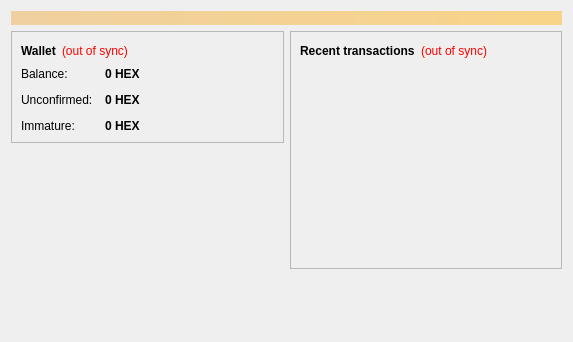
<?xml version="1.0" encoding="UTF-8"?>
<ui version="4.0">
 <class>OverviewPage</class>
 <widget class="QWidget" name="OverviewPage">
  <property name="geometry">
   <rect>
    <x>0</x>
    <y>0</y>
    <width>573</width>
    <height>342</height>
   </rect>
  </property>
  <property name="windowTitle">
   <string>Form</string>
  </property>
  <layout class="QVBoxLayout" name="topLayout">
   <item>
    <widget class="QLabel" name="labelAlerts">
     <property name="visible">
      <bool>false</bool>
     </property>
     <property name="styleSheet">
      <string notr="true">background-color: qlineargradient(x1: 0, y1: 0, x2: 1, y2: 0, stop:0 #F0D0A0, stop:1 #F8D488); color:#000000;</string>
     </property>
     <property name="wordWrap">
      <bool>true</bool>
     </property>
     <property name="margin">
      <number>3</number>
     </property>
    </widget>
   </item>
   <item>
    <layout class="QHBoxLayout" name="horizontalLayout" stretch="1,1">
     <item>
      <layout class="QVBoxLayout" name="verticalLayout_2">
       <item>
        <widget class="QFrame" name="frame">
         <property name="frameShape">
          <enum>QFrame::StyledPanel</enum>
         </property>
         <property name="frameShadow">
          <enum>QFrame::Raised</enum>
         </property>
         <layout class="QVBoxLayout" name="verticalLayout_4">
          <item>
           <layout class="QHBoxLayout" name="horizontalLayout_4">
            <item>
             <widget class="QLabel" name="label_5">
              <property name="font">
               <font>
                <weight>75</weight>
                <bold>true</bold>
               </font>
              </property>
              <property name="text">
               <string>Wallet</string>
              </property>
             </widget>
            </item>
            <item>
             <widget class="QLabel" name="labelWalletStatus">
              <property name="toolTip">
               <string>The displayed information may be out of date. Your wallet automatically synchronizes with the HexCoin network after a connection is established, but this process has not completed yet.</string>
              </property>
              <property name="styleSheet">
               <string notr="true">QLabel { color: red; }</string>
              </property>
              <property name="text">
               <string notr="true">(out of sync)</string>
              </property>
              <property name="alignment">
               <set>Qt::AlignLeading|Qt::AlignLeft|Qt::AlignVCenter</set>
              </property>
             </widget>
            </item>
            <item>
             <spacer name="horizontalSpacer_2">
              <property name="orientation">
               <enum>Qt::Horizontal</enum>
              </property>
              <property name="sizeHint" stdset="0">
               <size>
                <width>40</width>
                <height>20</height>
               </size>
              </property>
             </spacer>
            </item>
           </layout>
          </item>
          <item>
           <layout class="QFormLayout" name="formLayout_2">
            <property name="fieldGrowthPolicy">
             <enum>QFormLayout::AllNonFixedFieldsGrow</enum>
            </property>
            <property name="horizontalSpacing">
             <number>12</number>
            </property>
            <property name="verticalSpacing">
             <number>12</number>
            </property>
            <item row="0" column="0">
             <widget class="QLabel" name="label">
              <property name="text">
               <string>Balance:</string>
              </property>
             </widget>
            </item>
            <item row="0" column="1">
             <widget class="QLabel" name="labelBalance">
              <property name="font">
               <font>
                <weight>75</weight>
                <bold>true</bold>
               </font>
              </property>
              <property name="cursor">
               <cursorShape>IBeamCursor</cursorShape>
              </property>
              <property name="toolTip">
               <string>Your current balance</string>
              </property>
              <property name="text">
               <string notr="true">0 HEX</string>
              </property>
              <property name="textInteractionFlags">
               <set>Qt::LinksAccessibleByMouse|Qt::TextSelectableByKeyboard|Qt::TextSelectableByMouse</set>
              </property>
             </widget>
            </item>
            <item row="1" column="0">
             <widget class="QLabel" name="label_3">
              <property name="text">
               <string>Unconfirmed:</string>
              </property>
             </widget>
            </item>
            <item row="1" column="1">
             <widget class="QLabel" name="labelUnconfirmed">
              <property name="font">
               <font>
                <weight>75</weight>
                <bold>true</bold>
               </font>
              </property>
              <property name="cursor">
               <cursorShape>IBeamCursor</cursorShape>
              </property>
              <property name="toolTip">
               <string>Total of transactions that have yet to be confirmed, and do not yet count toward the current balance</string>
              </property>
              <property name="text">
               <string notr="true">0 HEX</string>
              </property>
              <property name="textInteractionFlags">
               <set>Qt::LinksAccessibleByMouse|Qt::TextSelectableByKeyboard|Qt::TextSelectableByMouse</set>
              </property>
             </widget>
            </item>
            <item row="2" column="0">
             <widget class="QLabel" name="labelImmatureText">
              <property name="text">
               <string>Immature:</string>
              </property>
             </widget>
            </item>
            <item row="2" column="1">
             <widget class="QLabel" name="labelImmature">
              <property name="font">
               <font>
                <weight>75</weight>
                <bold>true</bold>
               </font>
              </property>
              <property name="toolTip">
               <string>Mined balance that has not yet matured</string>
              </property>
              <property name="text">
               <string notr="true">0 HEX</string>
              </property>
              <property name="textInteractionFlags">
               <set>Qt::LinksAccessibleByMouse|Qt::TextSelectableByKeyboard|Qt::TextSelectableByMouse</set>
              </property>
             </widget>
            </item>
           </layout>
          </item>
         </layout>
        </widget>
       </item>
       <item>
        <spacer name="verticalSpacer">
         <property name="orientation">
          <enum>Qt::Vertical</enum>
         </property>
         <property name="sizeHint" stdset="0">
          <size>
           <width>20</width>
           <height>40</height>
          </size>
         </property>
        </spacer>
       </item>
      </layout>
     </item>
     <item>
      <layout class="QVBoxLayout" name="verticalLayout_3">
       <item>
        <widget class="QFrame" name="frame_2">
         <property name="frameShape">
          <enum>QFrame::StyledPanel</enum>
         </property>
         <property name="frameShadow">
          <enum>QFrame::Raised</enum>
         </property>
         <layout class="QVBoxLayout" name="verticalLayout">
          <item>
           <layout class="QHBoxLayout" name="horizontalLayout_2">
            <item>
             <widget class="QLabel" name="label_4">
              <property name="text">
               <string>&lt;b&gt;Recent transactions&lt;/b&gt;</string>
              </property>
             </widget>
            </item>
            <item>
             <widget class="QLabel" name="labelTransactionsStatus">
              <property name="toolTip">
               <string>The displayed information may be out of date. Your wallet automatically synchronizes with the HexCoin network after a connection is established, but this process has not completed yet.</string>
              </property>
              <property name="styleSheet">
               <string notr="true">QLabel { color: red; }</string>
              </property>
              <property name="text">
               <string notr="true">(out of sync)</string>
              </property>
              <property name="alignment">
               <set>Qt::AlignRight|Qt::AlignTrailing|Qt::AlignVCenter</set>
              </property>
             </widget>
            </item>
            <item>
             <spacer name="horizontalSpacer">
              <property name="orientation">
               <enum>Qt::Horizontal</enum>
              </property>
              <property name="sizeHint" stdset="0">
               <size>
                <width>40</width>
                <height>20</height>
               </size>
              </property>
             </spacer>
            </item>
           </layout>
          </item>
          <item>
           <widget class="QListView" name="listTransactions">
            <property name="styleSheet">
             <string notr="true">QListView { background: transparent; }</string>
            </property>
            <property name="frameShape">
             <enum>QFrame::NoFrame</enum>
            </property>
            <property name="verticalScrollBarPolicy">
             <enum>Qt::ScrollBarAlwaysOff</enum>
            </property>
            <property name="horizontalScrollBarPolicy">
             <enum>Qt::ScrollBarAlwaysOff</enum>
            </property>
            <property name="selectionMode">
             <enum>QAbstractItemView::NoSelection</enum>
            </property>
           </widget>
          </item>
         </layout>
        </widget>
       </item>
       <item>
        <spacer name="verticalSpacer_2">
         <property name="orientation">
          <enum>Qt::Vertical</enum>
         </property>
         <property name="sizeHint" stdset="0">
          <size>
           <width>20</width>
           <height>40</height>
          </size>
         </property>
        </spacer>
       </item>
      </layout>
     </item>
    </layout>
   </item>
  </layout>
 </widget>
 <resources/>
 <connections/>
</ui>
